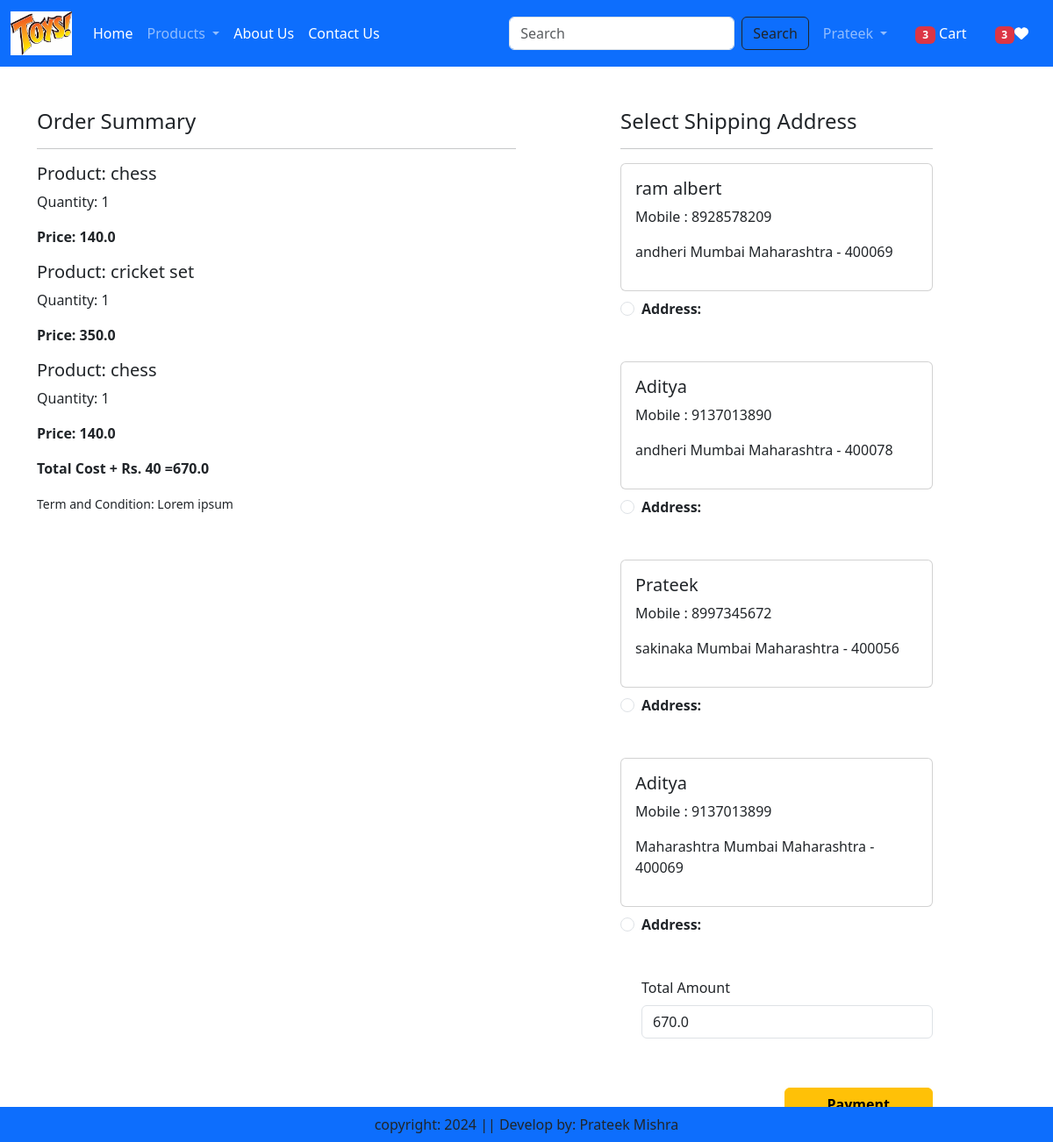
Screenshot of /checkout/ (signed in) with the database file from the repository.
### app/models.py (models this page shows, shortened)
class Cart(models.Model):
    user = models.ForeignKey(User, on_delete=models.CASCADE)
    product = models.ForeignKey(Product, on_delete=models.CASCADE)
    quantity = models.PositiveIntegerField(default=1)

class Product(models.Model):
    title = models.CharField(max_length=100)
    selling_price =models.FloatField()
    discounted_price = models.FloatField()
    description = models.TextField()
    category = models. CharField(choices=CATEGORY_CHOICE, max_length=2)
    product_image = models.ImageField(upload_to='product')

class Customer(models.Model):
    user = models.ForeignKey(User,on_delete=models.CASCADE)
    name = models.CharField(max_length=200)
    locality = models.CharField(max_length=200)
    city = models.CharField(max_length=50)
    mobile = models.IntegerField(default=0)
    zipcode = models.IntegerField()
    state = models.CharField(choices=STATE_CHOICES,max_length=100)

### app/views.py (the view, shortened to what this page needs)
# urls.py: path('checkout/', views.checkout.as_view(), name='checkout'),
@method_decorator(login_required,name='dispatch')
class checkout(View):
    def get(self, request):
        totalitem = 0
        wishitem = 0
        if request.user.is_authenticated:
            totalitem = len(Cart.objects.filter(user=request.user))
            wishitem =  len(Wishlist.objects.filter(user=request.user))
        user = request.user
        add = Customer.objects.filter(user=user)
        cart_items = Cart.objects.filter(user=user)
        famount = 0
        for p in cart_items:
            value = p.quantity * p.product.discounted_price
            famount += value
        totalamount = famount + 40
        razoramount = int(totalamount * 100)
        client = razorpay.Client(auth=(settings.RAZOR_KEY_ID, settings.RAZOR_KEY_SECRET))
        data = {"amount": razoramount, "currency": "INR", "receipt": "order_rcptid_12"}
        payment_response = client.order.create(data=data)
        print(payment_response)
        order_id = payment_response['id']
        order_status = payment_response['status']
        return render(request, 'app/checkout.html', locals())

### app/templates/app/checkout.html (shortened to what this page needs)
{% extends "app/base.html" %}
{% load static %}
{% block main-content %}
 <div class="container">
    <div class="row mt-5">
        <div class="col-sm-6">
            <h4>Order Summary</h4>
            <hr>
            {% for item in cart_items %}
               <div class="cart-body">
                <h5>Product: {{item.product.title}}</h5>
                <p>Quantity: {{item.quantity}}</p>
                <p class="fw-bold">Price: {{item.product.discounted_price}}</p>
               </div>
            {% endfor %}
            <p class="fw-bold">Total Cost + Rs. 40 ={{totalamount}}</p>
            <small>Term and Condition: Lorem ipsum  </small>
        </div>
        <div class="col-sm-4 offset-sm-1">
            <h4>Select Shipping Address</h4>
            <hr>
            <form method="post" id="myform">
                {% for ad in add %}
                  <div class="card">
                    <div class="card-body">
                        <h5>{{ad.name}}</h5>
                        <p>Mobile : {{ad.mobile}}</p>
                        <p>{{ad.locality}} {{ad.city}} {{ad.state}} - {{ad.zipcode}} </p>
                    </div>
                  </div>
                    <div class="form-check mt-2 mb-5">
                        <input class="form-check-input" type="radio" name="custid" id="custadd{{forloop.counter}}" value="{{ad.id}}">
                        <label class="form-check-label fw-bold" for="custadd{{forloop.counter}}">
                         Address:{{forloop.count}} </label>
                  </div>
                {% endfor %}
                 <div class="form-check mb-3">
                    <label for="totalamount" class="form-label">Total Amount</label>
                    <input type="number" class="form-control" name="totalamount" value={{totalamount}} readonly>
                 </div><br>
                 <div class="text-end">
                   <button id="rzp-button1" type="submit" class="btn btn-warning mt-3 px-5 fw-bold">Payment</button>
                 </div><br>
            </form>
        </div>
    </div>
 </div>
{% endblock main-content %}

### rows the page displays
Cart: product "chess", quantity "1", product.discounted_price "140.0"
Cart: product "cricket set", quantity "1", product.discounted_price "350.0"
Cart: product "chess", quantity "1", product.discounted_price "140.0"
Customer: name "ram albert", mobile "8928578209", locality "andheri", city "Mumbai", state "Maharashtra", zipcode "400069"
Customer: name "Aditya", mobile "9137013890", locality "andheri", city "Mumbai", state "Maharashtra", zipcode "400078"
Customer: name "Prateek", mobile "8997345672", locality "sakinaka", city "Mumbai", state "Maharashtra", zipcode "400056"
Customer: name "Aditya", mobile "9137013899", locality "Maharashtra", city "Mumbai", state "Maharashtra", zipcode "400069"

### other values shown
{{ totalitem }} "3"
{{ wishitem }} "3"
{{ totalamount }} "670.0"
